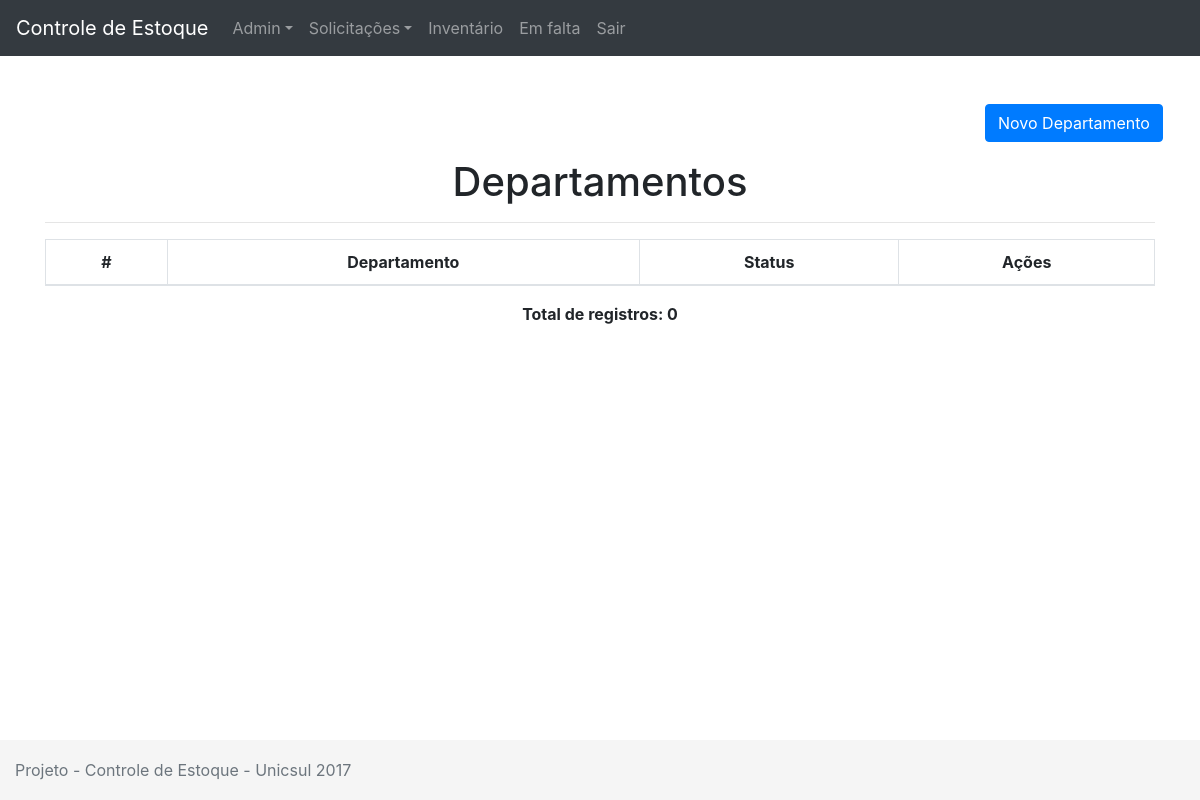
Page /index.php/departamentos on the earlier database version.
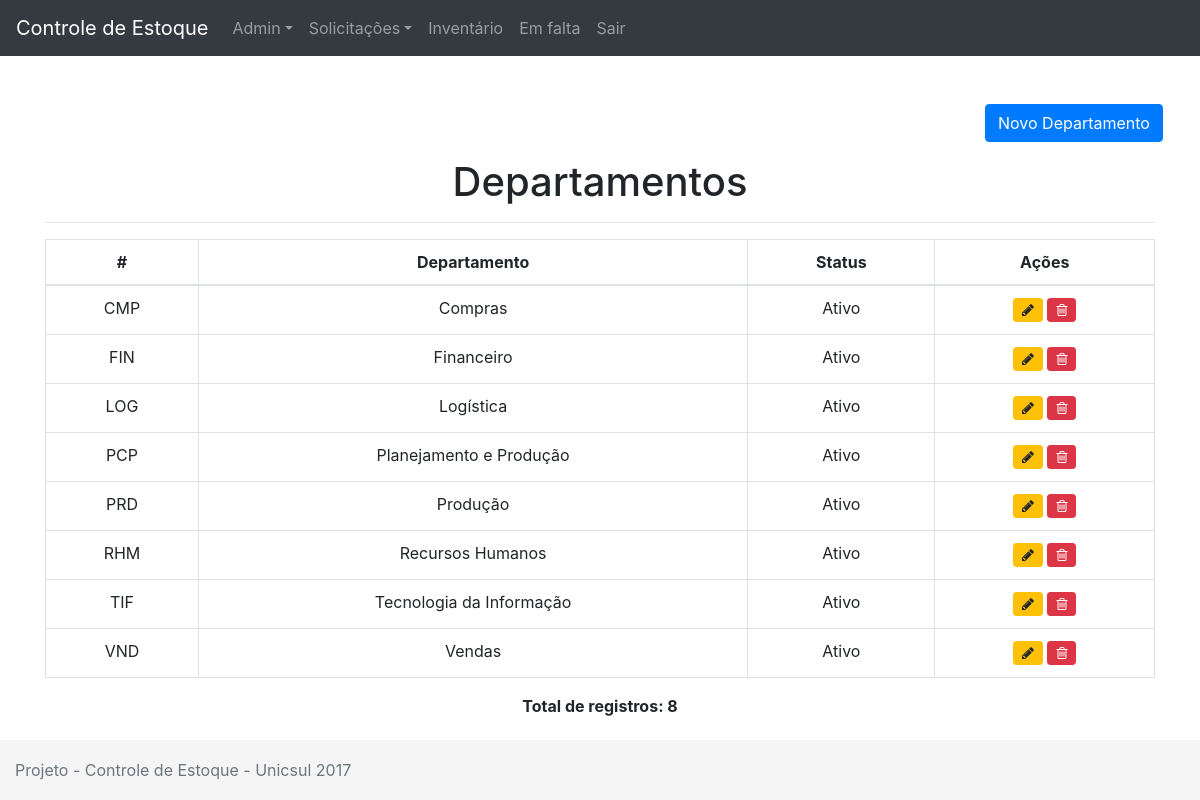
Same page on the later database version.
### tables this page shows
CREATE TABLE `departamentos` (
  `id` varchar(3) DEFAULT NULL,
  `descricao` varchar(50) DEFAULT NULL,
  `status` tinyint(4) DEFAULT '1'
);

### application/controllers/Departamentos.php (called while the page is built, shortened)
<?php
class Departamentos extends CI_Controller
{
	public function index()
	{
		$this->load->model("departamentos_model", "departamentos");
		$dados['departamentos'] = $this->departamentos->getDepartamentos();
		$this->load->view("menu");
		$this->load->view("departamento/listardepartamentos", $dados);
		$this->load->view("rodape");
	}
}

### index.php (called while the page is built, shortened)
<?php
require_once BASEPATH.'core/CodeIgniter.php';

### application/models/Departamentos_model.php (called while the page is built, shortened)
<?php
class Departamentos_model extends CI_Model
{
	public function getDepartamentos()
	{
		$this->db->order_by("descricao", "asc");
		$query = $this->db->get("departamentos");
		return $query->result();
	}
}

### application/views/departamento/listardepartamentos.php (the view, shortened to what this page needs)
<br>
<div class="container">
	<br>
	<p class="col-md-2 ml-md-auto">
		<a class="btn btn-primary" data-toggle="collapse" href="#testeCollapse" aria-expanded="false" aria-controls="testeCollapse">Novo Departamento</a>
	</p>
	<h1 class='text-center'>Departamentos</h1>
	<hr>
	<table class="table table-bordered">
		<thead class="table-inverse">
			<tr>
				<td class='text-center' row="scope"><b>#</b></td>
				<td class='text-center'><b>Departamento</b></td>
				<td class='text-center'><b>Status</b></td>
				<td class='text-center'><b>Ações</b></td>
			</tr>
		</thead>
		<tbody>
			<?php
			$contador = 0;
			foreach ($departamentos as $depto): ?>
			<tr>
				<td class='text-center' row="scope"><?=$depto->id;?></td>
				<td class='text-center'><?=$depto->descricao;?></td>
				<?php
				if($depto->status == 1):
					echo "<td class='text-center'>Ativo</td>";
				endif;
				?>
				<td class='text-center'>
				<a class="btn btn-sm btn-warning" href="<?=base_url('/departamentos/editar/' . $depto->id)?>"><i class="fa fa-pencil" aria-hidden="true"></i></a>
				<a class="btn btn-sm btn-danger" href="<?=base_url('/departamentos/apagar/' . $depto->id)?>"><i class="fa fa-trash-o" aria-hidden="true"></i></a>
				</td>
			</tr>
			<?php $contador++; endforeach;?>
		</tbody>
	</table>
	<p class="text-center"><b>Total de registros: <?=$contador;?></b></p>
</div>

Differences in the rows shown:
added departamentos: id "CMP", descricao "Compras", status "Ativo"
added departamentos: id "FIN", descricao "Financeiro", status "Ativo"
added departamentos: id "LOG", descricao "Logística", status "Ativo"
added departamentos: id "PCP", descricao "Planejamento e Produção", status "Ativo"
added departamentos: id "PRD", descricao "Produção", status "Ativo"
added departamentos: id "RHM", descricao "Recursos Humanos", status "Ativo"
added departamentos: id "TIF", descricao "Tecnologia da Informação", status "Ativo"
added departamentos: id "VND", descricao "Vendas", status "Ativo"
Other differences:
$contador: "0" → "8"
